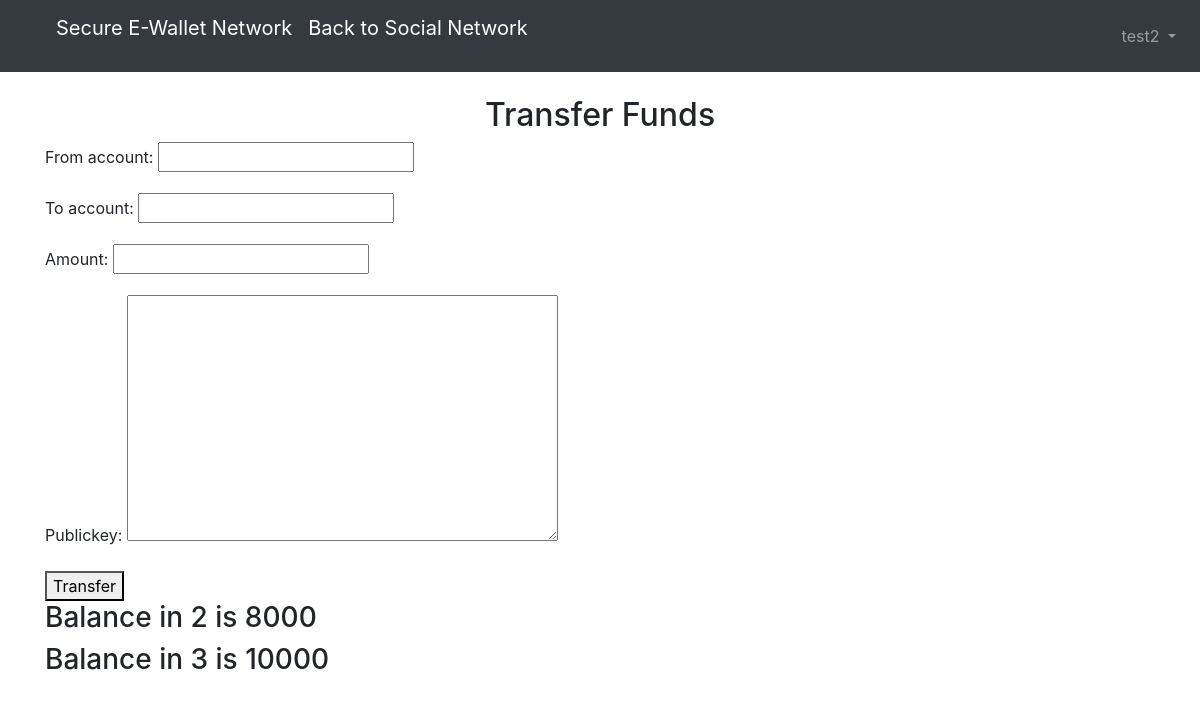
The page /account/transferfunds/ (signed in) on the database as committed earlier.
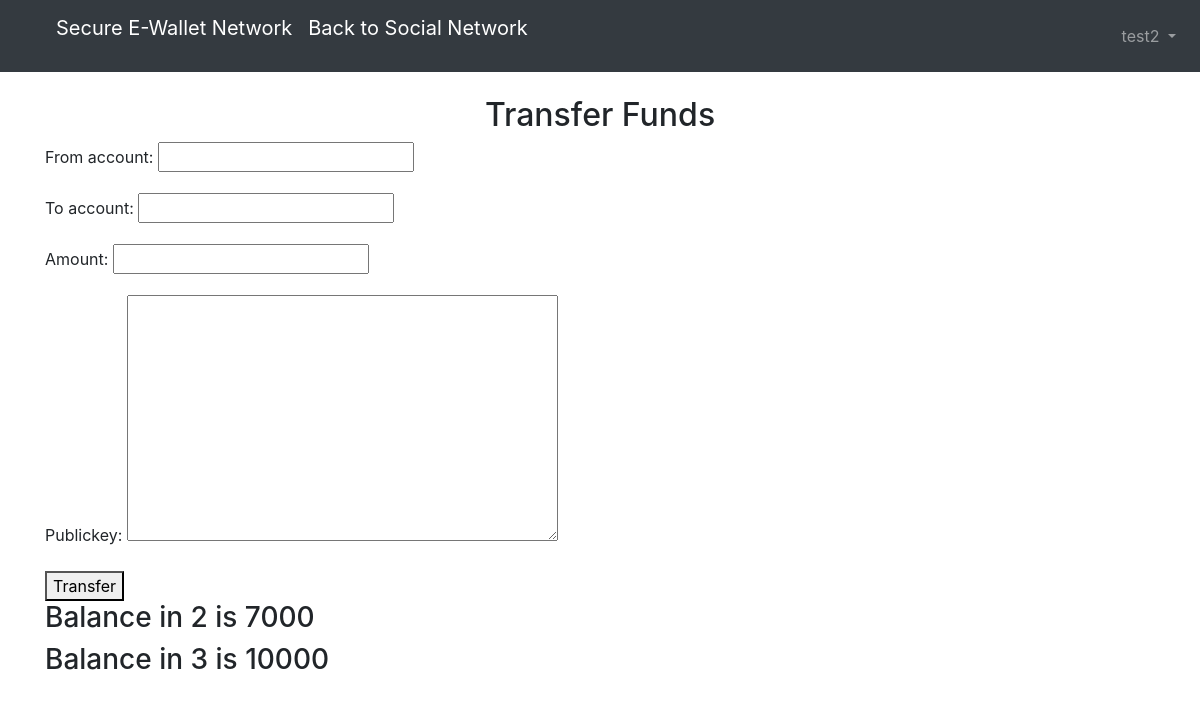
The same page on the database as committed later.
### accounts/models.py (models this page shows)
class Account(models.Model):
    user=models.ForeignKey(UserProfile, related_name=("users"), on_delete=models.DO_NOTHING,null=True,blank=True)
    balance=models.IntegerField(default=10000)
    accountid=models.IntegerField(default=3,primary_key=True, unique=True)
    def __str__(self):
        details=self.user.user.username+" : "+str(self.accountid)
        return str(details)

### accounts/views.py (the view, shortened to what this page needs)
# urls.py: path('transferfunds/',views.TransferFunds.as_view(template_name='transfer_funds.html'),name='transferfunds'),
class TransferFunds(LoginRequiredMixin, TemplateView):
    template_name='transfer_funds.html'
    login_url='login'
    def get(self,request):
        role=who_is(request)
        form_class=TransferFundsForm
        accounts=models.Account.objects.all()
        user_id=request.user.id
        user_accounts=[]
        for account in accounts:
            if account.user.user.id==user_id:
                user_accounts.append(account)
        print(user_accounts)
        return render(request,'accounts/transfer_funds.html',context={
            'user_accounts':user_accounts,
            'transact_form':form_class,
        })

### accounts/views.py (called while the page is built)
def who_is(request):
    role=request.user.id
    for all_users in models.UserProfile.objects.all():
        if all_users.user.id==role:
            actual_user=all_users
    return actual_user.role

### accounts/templates/accounts/transfer_funds.html (shortened to what this page needs)
{% extends 'base1.html' %}
{% block content %}
<h2 style="text-align: center;">Transfer Funds</h2>
<form method="POST">
    {{ transact_form.as_p }}
    <button type="btn btn-success" value="submit">Transfer</button>
</form>
{% for account in user_accounts %}
<h3>Balance in {{ account.accountid }} is {{ account.balance }}</h3>
{% endfor %}
    {% endblock %}

Rows that differ between the two databases and show on the page:
changed Account id 2: balance "8000" → "7000"
